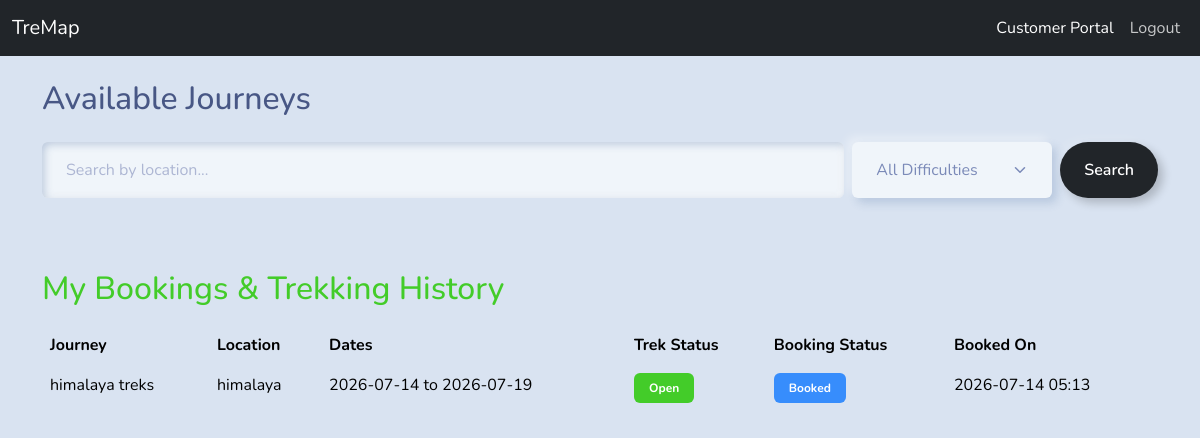
The page /customer/dashboard (signed in) on the database its author committed.
### models/schemas.py (models this page shows)
class Ticket(db.Model):
    __tablename__ = 'tickets'# name of the table in the database.
    tid = db.Column(db.Integer, primary_key=True)# primary key
    customer_id = db.Column(db.Integer, db.ForeignKey('accounts.aid', ondelete='CASCADE'))# foreign key → customer who booked the ticket.
    journey_id = db.Column(db.Integer, db.ForeignKey('journeys.jid', ondelete='CASCADE'))# foreign key → journey for which the ticket is booked.
    booked_on = db.Column(db.DateTime, default=datetime.utcnow)# date and time when the ticket was booked.
    status = db.Column(db.String(50), default='Booked') # Booked, Cancelled, Completed
    customer = db.relationship('Account', backref=db.backref('tickets', cascade='all, delete-orphan'), foreign_keys=[customer_id])
    journey = db.relationship('Journey', backref=db.backref('tickets', cascade='all, delete-orphan'))

class Journey(db.Model):
    __tablename__ = 'journeys' # name of the table in the database.
    jid = db.Column(db.Integer, primary_key=True) #primary key.
    title = db.Column(db.String(200), nullable=False)#name of the trekking journey.
    location = db.Column(db.String(100), nullable=False)#Geographic location
    difficulty = db.Column(db.String(50), nullable=False)#Difficulty level (Easy/Moderate/Hard)
    duration = db.Column(db.Integer, nullable=True)#Duration in days
    total_slots = db.Column(db.Integer, nullable=False)#Total capacity
    available_slots = db.Column(db.Integer, nullable=False)#Remaining available spots
    start_date = db.Column(db.DateTime, nullable=False)#Start date and time of the journey
    end_date = db.Column(db.DateTime, nullable=False)#End date and time of the journey
    status = db.Column(db.String(50), default='Scheduled') # Scheduled, Active, Completed
    assigned_to = db.Column(db.Integer, db.ForeignKey('accounts.aid'), nullable=True)#Foreign key → assigned coordinator
    coordinator = db.relationship('Account', backref='journeys_managing', foreign_keys=[assigned_to])

### controllers/customer_ctrl.py (the view)
@customer_routes.route('/dashboard')# this route is used for the customer's dashboard.
def dashboard():
    if session.get('role') != 'customer': return redirect(url_for('auth.login'))
    q = request.args.get('q', '')
    difficulty = request.args.get('difficulty', '')
    query = Journey.query.filter(Journey.status.in_(['Scheduled', 'Open']))
    if q:
        query = query.filter(Journey.location.ilike(f'%{q}%'))
    if difficulty:
        query = query.filter(Journey.difficulty == difficulty)
    journeys = query.all()
    my_tickets = Ticket.query.filter_by(customer_id=session['aid']).all()
    my_jids = [t.journey_id for t in my_tickets]
    return render_template('customer_dash.html', journeys=journeys, my_tickets=my_tickets, my_jids=my_jids, q=q, difficulty=difficulty)

### templates/customer_dash.html (shortened to what this page needs)
{% extends "base.html" %}
{% block nav %}
<li class="nav-item"><a class="nav-link active" href="/customer/dashboard">Customer Portal</a></li>
{% endblock %}
{% block content %}
<div class="row mt-4">
    <div class="col-md-12">
        <h2>Available Journeys</h2>
    </div>
</div>
<div class="row mt-3">
    <div class="col-md-12">
        <form method="GET" action="/customer/dashboard" class="d-flex gap-2">
            <input class="form-control" type="search" name="q" placeholder="Search by location..." value="{{ q }}">
            <select name="difficulty" class="form-select" style="max-width: 200px;">
                <option value="">All Difficulties</option>
            </select>
            <button class="btn btn-outline-dark" type="submit">Search</button>
        </form>
    </div>
</div>
<div class="row mt-5 mb-4">
    <div class="col-md-12">
        <h2 class="text-success">My Bookings &amp; Trekking History</h2>
        <div class="table-responsive mt-3">
            <table class="table table-hover">
                <thead>
                    <tr><th>Journey</th><th>Location</th><th>Dates</th><th>Trek Status</th><th>Booking Status</th><th>Booked On</th></tr>
                </thead>
                <tbody>
                    {% for t in my_tickets %}
                    <tr>
                        <td>{{ t.journey.title }}</td>
                        <td>{{ t.journey.location }}</td>
                        <td>{{ t.journey.start_date.strftime('%Y-%m-%d') }} to {{ t.journey.end_date.strftime('%Y-%m-%d') }}</td>
                        <td>
                            {% if t.journey.status == 'Completed' %}<span class="badge bg-secondary">{{ t.journey.status }}</span>
                            {% elif t.journey.status in ['Scheduled', 'Open'] %}<span class="badge bg-success">{{ t.journey.status }}</span>
                            {% elif t.journey.status == 'Active' %}<span class="badge bg-primary">{{ t.journey.status }}</span>
                            {% else %}<span class="badge bg-dark">{{ t.journey.status }}</span>{% endif %}
                        </td>
                        <td>
                            {% if t.status == 'Booked' %}<span class="badge bg-primary">{{ t.status }}</span>
                            {% elif t.status == 'Completed' %}<span class="badge bg-success">{{ t.status }}</span>
                            {% elif t.status == 'Cancelled' %}<span class="badge bg-danger">{{ t.status }}</span>
                            {% else %}<span class="badge bg-secondary">{{ t.status }}</span>{% endif %}
                        </td>
                        <td>{{ t.booked_on.strftime('%Y-%m-%d %H:%M') }}</td>
                    </tr>
                    {% endfor %}
                </tbody>
            </table>
        </div>
    </div>
</div>
{% endblock %}

### rows shown on the page
Ticket: journey "himalaya treks", journey.location "himalaya", journey.start_date "2026-07-14", journey.end_date "2026-07-19", journey.status "Open", status "Booked", booked_on "2026-07-14 05:13"
